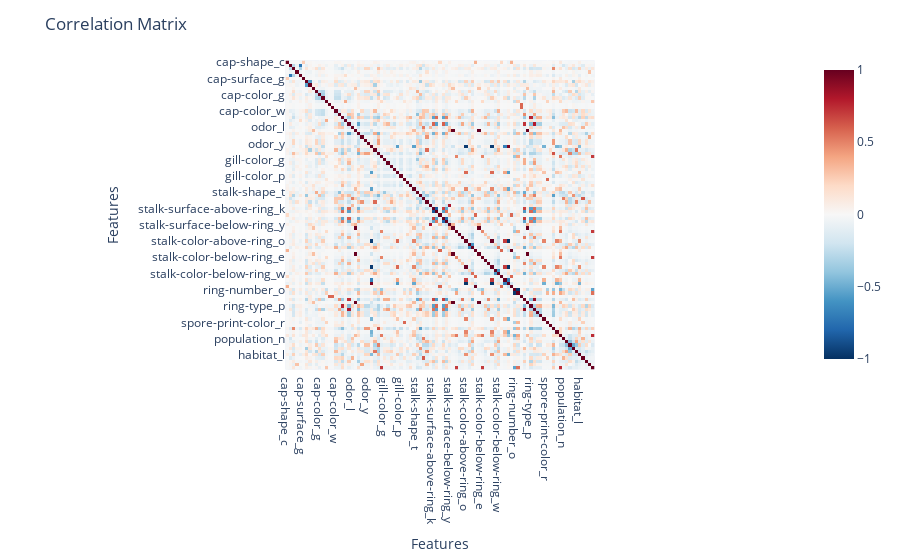

The code cell stored with this chart in its notebook:
### Markdown cell above
#### 1.2 Exploratory Data Analysis (EDA)
After One Hot Encoding the dataset, we are now faced with 95 features/columns. This, as you can see, is far too much to do any traditional form of feature selection using correlation, as the correlation matrix is very difficult to read with so many features.

We can however see, that there are many highly correlated variables from the sorted list of correlations seen below the correlation matrix. This overwhelming number of features necessitates a machine learning model that can handle a large amount of features and is capable of some inate feature selection and feature importance determination.

### Code cell
# Compute the correlation matrix
correlation_matrix = X.corr()


# Plot the correlation matrix
fig = px.imshow(
    correlation_matrix,
    text_auto=True,  # Displays the correlation values in the matrix
    color_continuous_scale="RdBu_r",  # Red-to-blue color scale
    zmin=-1, zmax=1  # Ensures color range is from -1 to 1
)

fig.update_layout(
    title="Correlation Matrix",
    xaxis_title="Features",
    yaxis_title="Features"
)

fig.show()

### Figure 1 — Plotly figure (JSON) as saved in the notebook; plotly's stock layout.template omitted (floating-point values rounded to 4 significant figures; data arrays with more than 128 entries replaced by an {"elided": "..."} marker saying what was removed)
{"data": [{"coloraxis": "coloraxis", "hovertemplate": "x: %{x}<br>y: %{y}<br>color: %{z}<extra></extra>", "name": "0", "texttemplate": "%{z}", "type": "heatmap", "x": ["cap-shape_c", "cap-shape_f", "cap-shape_k", "cap-shape_s", "cap-shape_x", "cap-surface_g", "cap-surface_s", "cap-surface_y", "cap-color_c", "cap-color_e", "cap-color_g", "cap-color_n", "cap-color_p", "cap-color_r", "cap-color_u", "cap-color_w", "cap-color_y", "bruises_t", "odor_c", "odor_f", "odor_l", "odor_m", "odor_n", "odor_p", "odor_s", "odor_y", "gill-attachment_f", "gill-spacing_w", "gill-size_n", "gill-color_e", "gill-color_g", "gill-color_h", "gill-color_k", "gill-color_n", "gill-color_o", "gill-color_p", "gill-color_r", "gill-color_u", "gill-color_w", "gill-color_y", "stalk-shape_t", "stalk-root_b", "stalk-root_c", "stalk-root_e", "stalk-root_r", "stalk-surface-above-ring_k", "stalk-surface-above-ring_s", "stalk-surface-above-ring_y", "stalk-surface-below-ring_k", "stalk-surface-below-ring_s", "stalk-surface-below-ring_y", "stalk-color-above-ring_c", "stalk-color-above-ring_e", "stalk-color-above-ring_g", "stalk-color-above-ring_n", "stalk-color-above-ring_o", "stalk-color-above-ring_p", "stalk-color-above-ring_w", "stalk-color-above-ring_y", "stalk-color-below-ring_c", "stalk-color-below-ring_e", "stalk-color-below-ring_g", "stalk-color-below-ring_n", "stalk-color-below-ring_o", "stalk-color-below-ring_p", "stalk-color-below-ring_w", "stalk-color-below-ring_y", "veil-color_o", "veil-color_w", "veil-color_y", "ring-number_o", "ring-number_t", "ring-type_f", "ring-type_l", "ring-type_n", "ring-type_p", "spore-print-color_h", "spore-print-color_k", "spore-print-color_n", "spore-print-color_o", "spore-print-color_r", "spore-print-color_u", "spore-print-color_w", "spore-print-color_y", "population_c", "population_n", "population_s", "population_v", "population_y", "habitat_g", "habitat_l", "habitat_m", "habitat_p", "habitat_u", "habitat_w"], "xaxis": "x", "y": ["cap-shape_c", "cap-shape_f", "cap-shape_k", "cap-shape_s", "cap-shape_x", "cap-surface_g", "cap-surface_s", "cap-surface_y", "cap-color_c", "cap-color_e", "cap-color_g", "cap-color_n", "cap-color_p", "cap-color_r", "cap-color_u", "cap-color_w", "cap-color_y", "bruises_t", "odor_c", "odor_f", "odor_l", "odor_m", "odor_n", "odor_p", "odor_s", "odor_y", "gill-attachment_f", "gill-spacing_w", "gill-size_n", "gill-color_e", "gill-color_g", "gill-color_h", "gill-color_k", "gill-color_n", "gill-color_o", "gill-color_p", "gill-color_r", "gill-color_u", "gill-color_w", "gill-color_y", "stalk-shape_t", "stalk-root_b", "stalk-root_c", "stalk-root_e", "stalk-root_r", "stalk-surface-above-ring_k", "stalk-surface-above-ring_s", "stalk-surface-above-ring_y", "stalk-surface-below-ring_k", "stalk-surface-below-ring_s", "stalk-surface-below-ring_y", "stalk-color-above-ring_c", "stalk-color-above-ring_e", "stalk-color-above-ring_g", "stalk-color-above-ring_n", "stalk-color-above-ring_o", "stalk-color-above-ring_p", "stalk-color-above-ring_w", "stalk-color-above-ring_y", "stalk-color-below-ring_c", "stalk-color-below-ring_e", "stalk-color-below-ring_g", "stalk-color-below-ring_n", "stalk-color-below-ring_o", "stalk-color-below-ring_p", "stalk-color-below-ring_w", "stalk-color-below-ring_y", "veil-color_o", "veil-color_w", "veil-color_y", "ring-number_o", "ring-number_t", "ring-type_f", "ring-type_l", "ring-type_n", "ring-type_p", "spore-print-color_h", "spore-print-color_k", "spore-print-color_n", "spore-print-color_o", "spore-print-color_r", "spore-print-color_u", "spore-print-color_w", "spore-print-color_y", "population_c", "population_n", "population_s", "population_v", "population_y", "habitat_g", "habitat_l", "habitat_m", "habitat_p", "habitat_u", "habitat_w"], "yaxis": "y", "z": {"elided": "95x95 float values"}}], "layout": {"coloraxis": {"cmax": 1, "cmin": -1, "colorscale": [[0, "rgb(5,48,97)"], [0.1, "rgb(33,102,172)"], [0.2, "rgb(67,147,195)"], [0.3, "rgb(146,197,222)"], [0.4, "rgb(209,229,240)"], [0.5, "rgb(247,247,247)"], [0.6, "rgb(253,219,199)"], [0.7, "rgb(244,165,130)"], [0.8, "rgb(214,96,77)"], [0.9, "rgb(178,24,43)"], [1, "rgb(103,0,31)"]]}, "margin": {"t": 60}, "title": {"text": "Correlation Matrix"}, "xaxis": {"anchor": "y", "constrain": "domain", "domain": [0, 1], "scaleanchor": "y", "title": {"text": "Features"}}, "yaxis": {"anchor": "x", "autorange": "reversed", "constrain": "domain", "domain": [0, 1], "title": {"text": "Features"}}}}
